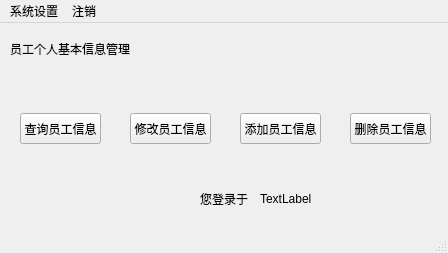
<?xml version="1.0" encoding="UTF-8"?>
<ui version="4.0">
 <class>personalInfo</class>
 <widget class="QMainWindow" name="personalInfo">
  <property name="geometry">
   <rect>
    <x>0</x>
    <y>0</y>
    <width>448</width>
    <height>253</height>
   </rect>
  </property>
  <property name="windowTitle">
   <string>企业人事管理系统</string>
  </property>
  <widget class="QWidget" name="centralwidget">
   <widget class="QLabel" name="strLabel">
    <property name="geometry">
     <rect>
      <x>200</x>
      <y>160</y>
      <width>54</width>
      <height>31</height>
     </rect>
    </property>
    <property name="text">
     <string>您登录于</string>
    </property>
   </widget>
   <widget class="QPushButton" name="addInfoBtn">
    <property name="geometry">
     <rect>
      <x>240</x>
      <y>90</y>
      <width>81</width>
      <height>31</height>
     </rect>
    </property>
    <property name="text">
     <string>添加员工信息</string>
    </property>
   </widget>
   <widget class="QLabel" name="timeLabel">
    <property name="geometry">
     <rect>
      <x>260</x>
      <y>160</y>
      <width>171</width>
      <height>31</height>
     </rect>
    </property>
    <property name="text">
     <string>TextLabel</string>
    </property>
   </widget>
   <widget class="QPushButton" name="selectInfoBtn">
    <property name="geometry">
     <rect>
      <x>20</x>
      <y>90</y>
      <width>81</width>
      <height>31</height>
     </rect>
    </property>
    <property name="text">
     <string>查询员工信息</string>
    </property>
   </widget>
   <widget class="QPushButton" name="deleteInfoBtn">
    <property name="geometry">
     <rect>
      <x>350</x>
      <y>90</y>
      <width>81</width>
      <height>31</height>
     </rect>
    </property>
    <property name="text">
     <string>删除员工信息</string>
    </property>
   </widget>
   <widget class="QPushButton" name="alterInfoBtn">
    <property name="geometry">
     <rect>
      <x>130</x>
      <y>90</y>
      <width>81</width>
      <height>31</height>
     </rect>
    </property>
    <property name="text">
     <string>修改员工信息</string>
    </property>
   </widget>
   <widget class="QLabel" name="welLabel">
    <property name="geometry">
     <rect>
      <x>10</x>
      <y>10</y>
      <width>181</width>
      <height>31</height>
     </rect>
    </property>
    <property name="text">
     <string>员工个人基本信息管理</string>
    </property>
   </widget>
  </widget>
  <widget class="QMenuBar" name="menubar">
   <property name="geometry">
    <rect>
     <x>0</x>
     <y>0</y>
     <width>448</width>
     <height>23</height>
    </rect>
   </property>
   <widget class="QMenu" name="menu">
    <property name="title">
     <string>系统设置</string>
    </property>
    <addaction name="aboutAction"/>
    <addaction name="helpAction"/>
    <addaction name="alterAction"/>
   </widget>
   <widget class="QMenu" name="menu_2">
    <property name="title">
     <string>注销</string>
    </property>
   </widget>
   <addaction name="menu"/>
   <addaction name="menu_2"/>
  </widget>
  <widget class="QStatusBar" name="statusbar"/>
  <action name="aboutAction">
   <property name="text">
    <string>关于软件</string>
   </property>
  </action>
  <action name="helpAction">
   <property name="text">
    <string>帮助信息</string>
   </property>
  </action>
  <action name="alterAction">
   <property name="text">
    <string>修改密码</string>
   </property>
  </action>
 </widget>
 <resources/>
 <connections/>
</ui>
